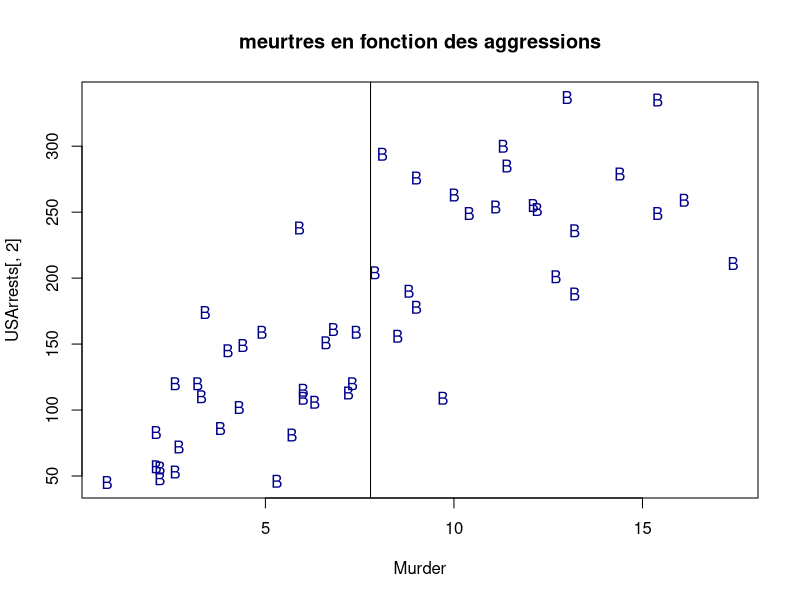
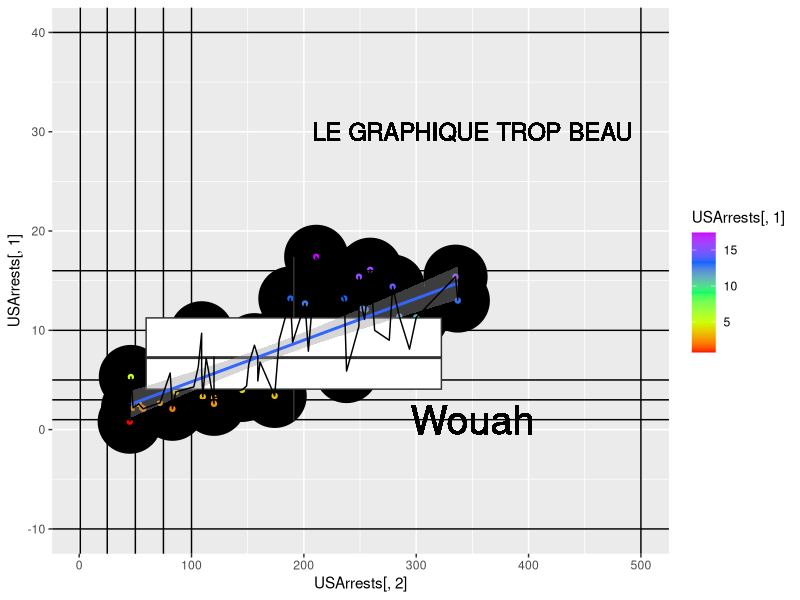
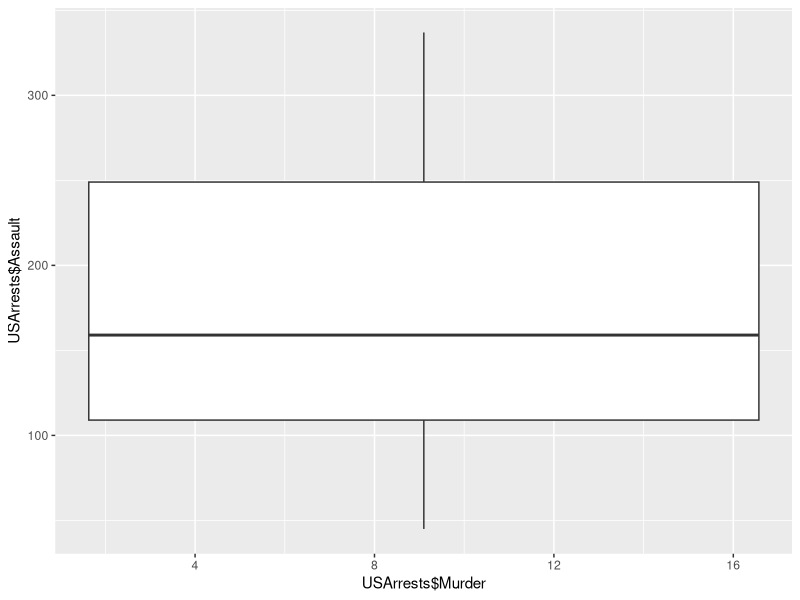

Write R code to recreate these figures, in order. (Note: this script raises an error after producing the figures.)
data("USArrests")
Meurtre<-USArrests$Murder
Aggression<-USArrests$Assault
Viol<-USArrests$Rape

library(ggplot2)
names(USArrests)
par(mfrow=c(1,1))
plot(x=USArrests[,1], y=USArrests[,2], main="meurtres en fonction des aggressions", xlab=names(USArrests)[1],
     pch=66, col="darkblue")
abline(v=mean(USArrests[,1]), lty=7)

ggplot(data=USArrests, aes(x=USArrests[,2], y=USArrests[,1])) +
  geom_point(size=21)+
  geom_point(aes(color = USArrests[,1]))+
  scale_color_gradientn(colours = rainbow(5))+
  geom_vline(xintercept=50)+
  geom_vline(xintercept=1)+
  geom_vline(xintercept=25)+
  geom_vline(xintercept=75)+
  geom_vline(xintercept=100)+
  geom_vline(xintercept=500)+
  geom_hline(yintercept=1)+
  geom_hline(yintercept=3)+
  geom_hline(yintercept=5)+
  geom_hline(yintercept=10)+
  geom_hline(yintercept=16)+
  geom_hline(yintercept=40)+
  geom_hline(yintercept=-10)+
  geom_boxplot()+geom_smooth(method=lm) +
  geom_line()+
  geom_text(x=350, y=30, label="LE GRAPHIQUE TROP BEAU",size=6)+
  geom_text(x=350, y=1, label="Wouah",size=10)
  

ggplot(USArrests, mapping=aes(x=USArrests$Murder, y=USArrests$Assault))+geom_boxplot()
crop

boxplot(USArrests)